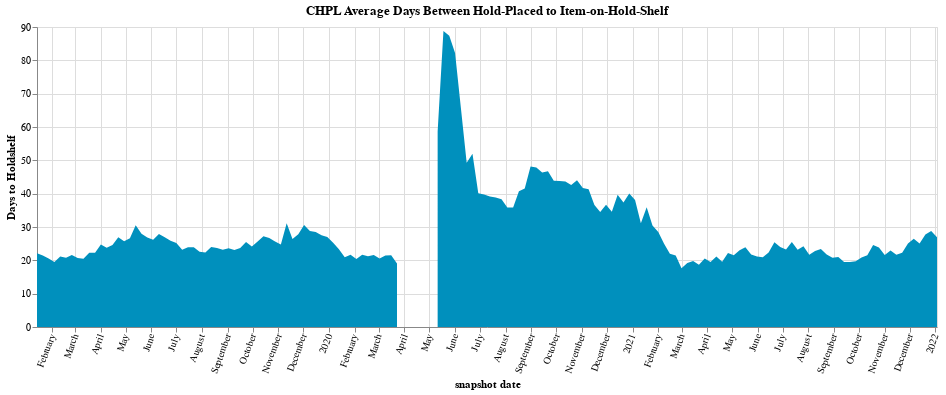

Source (notebook cell):
### Code cell
chart

### Figure 1 — Vega-Lite specification as saved in the notebook (floating-point values rounded to 4 significant figures; data arrays with more than 128 entries replaced by an {"elided": "..."} marker saying what was removed)
{"config": {"view": {"continuousWidth": 400, "continuousHeight": 300}}, "data": {"name": "data-9f2ec11f90b1f9562141fd4ef001f1d1"}, "mark": {"type": "area", "color": "#0090bd"}, "encoding": {"tooltip": [{"field": "start_date", "type": "temporal"}, {"field": "end_date", "type": "temporal"}, {"field": "count_items", "type": "quantitative"}, {"field": "avg_days_diff", "type": "quantitative"}], "x": {"axis": {"labelAngle": -70, "title": "snapshot date"}, "field": "end_date", "type": "temporal"}, "y": {"field": "avg_days_diff", "title": "Days to Holdshelf", "type": "quantitative"}}, "title": "CHPL Average Days Between Hold-Placed to Item-on-Hold-Shelf", "width": 900, "$schema": "https://vega.github.io/schema/vega-lite/v4.17.0.json", "datasets": {"data-9f2ec11f90b1f9562141fd4ef001f1d1": {"elided": "156 records"}}}
